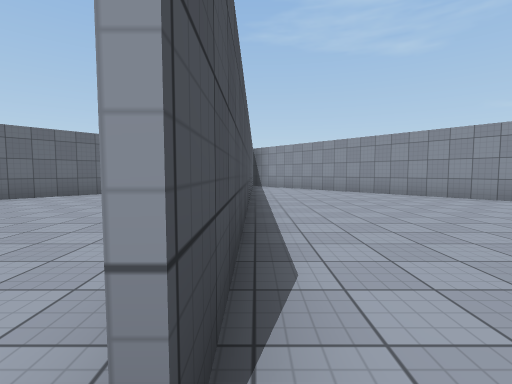
view 1 (above)

16 first-person views from a walk through a Unity game level. The camera is 1.3 m above the floor, tilts 4° down and sees 85° across. The floor is counted in squares, 2 m on a side. Each view is taken from the middle of a square. On the plan, view 1 faces up. The plan holds only what a view shows up to about 9 squares ahead; the rest is blank. The place goes on beyond the plan. Surface patterns are stand-ins for the level's own textures.

view 2
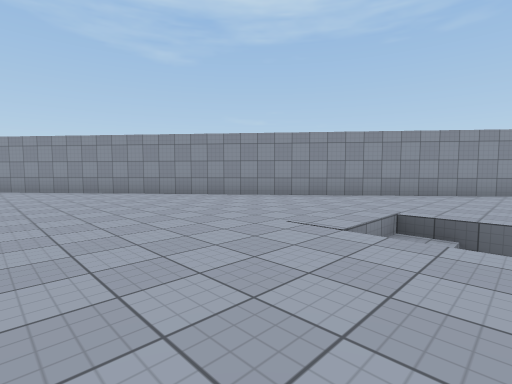

view 3
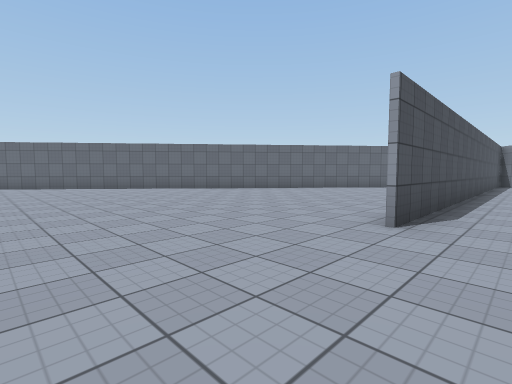

view 4
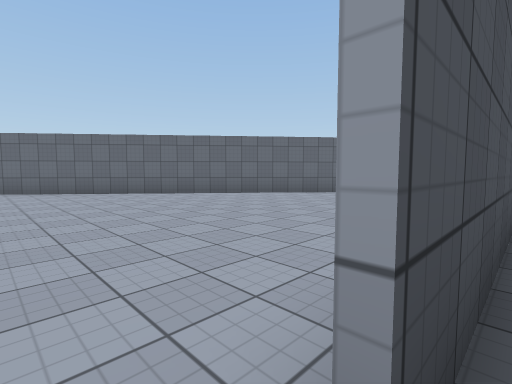

view 5
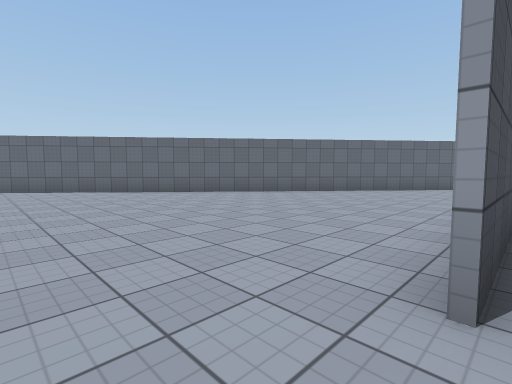

view 6
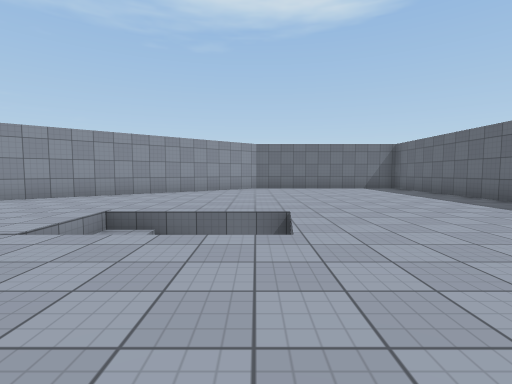

view 7
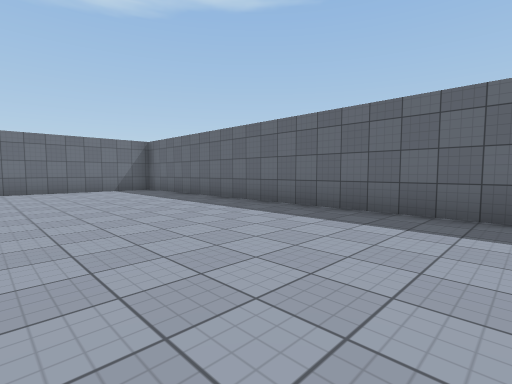

view 8
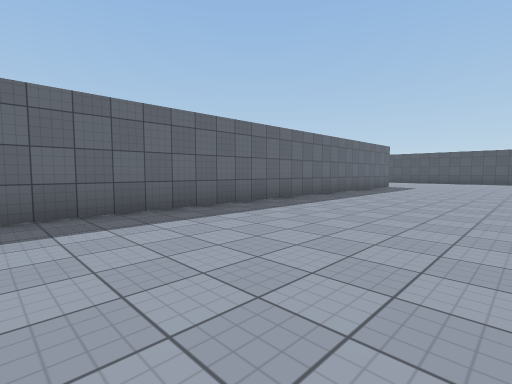

view 9
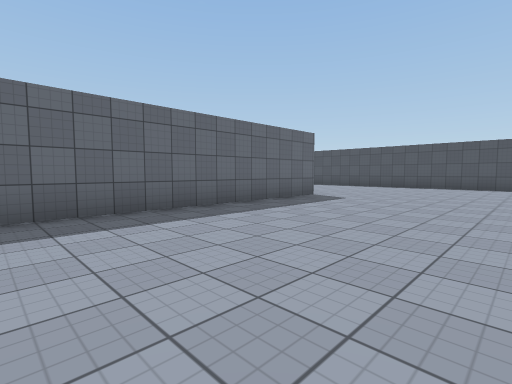

view 10
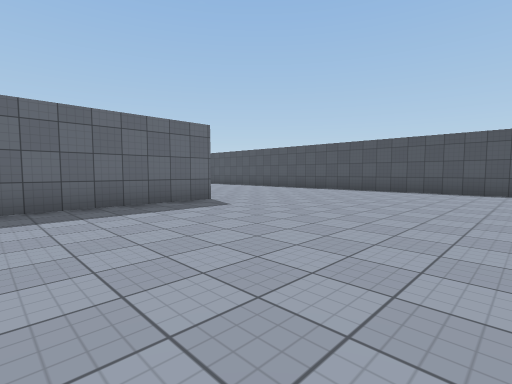

view 11
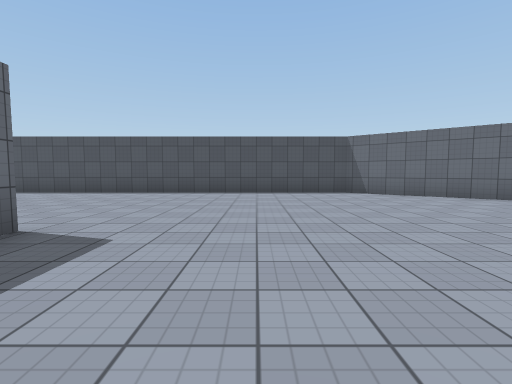

view 12
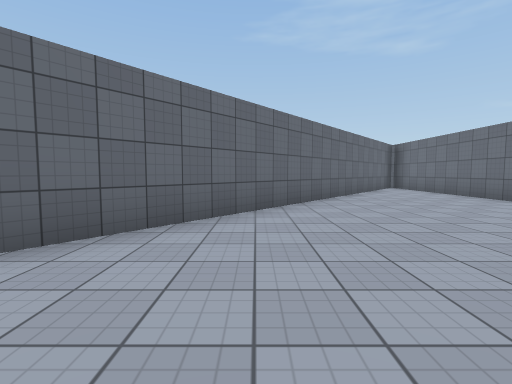

view 13
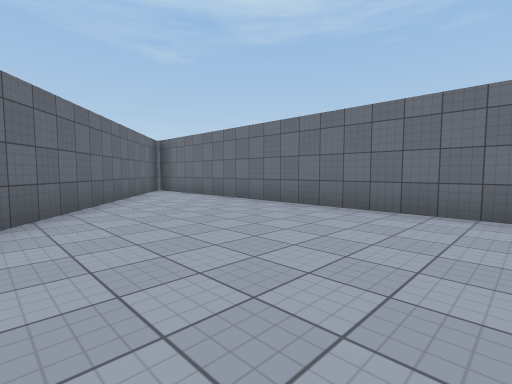

view 14
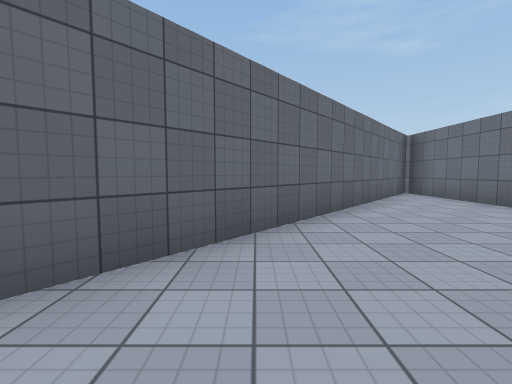

view 15
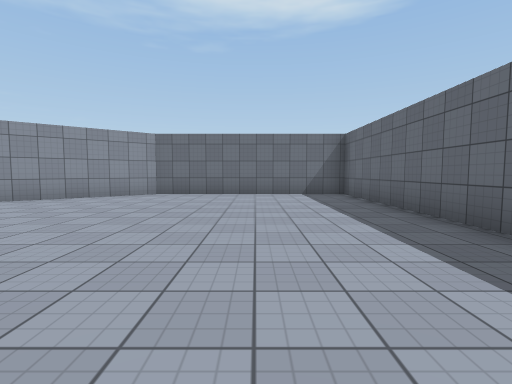

view 16
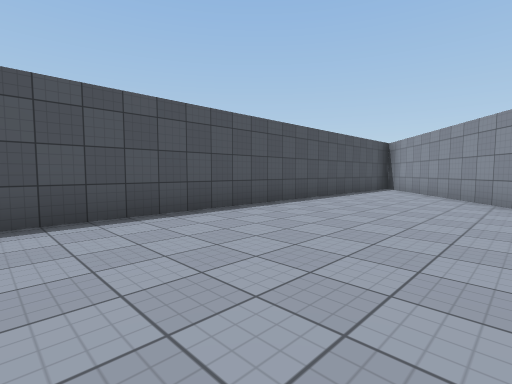

### Floor plan
Points are (right, up) in squares from view 1. A wall is a line through its corners. A room is listed if a view was taken in it or the views show most of it. See-through windows are left out.
Room 1 (views 1, 2, 3, 4, 5, 6, 7, 8, 9, 10, 11, 12, 13, 14, 15, 16)
walls: (-0.2, 4.1) (-0.2, 13.5); (-8.1, -8.6) (13.4, -8.6) (13.4, -3) (1.1, 12); (-0.1, 10.6) (-0.1, 0.4); (-0.5, 13.6) (-14, -3.1) (-14, -10.5)

Where each view was taken, in squares from view 1:
view 1: 0 up, 0 right, facing up
view 2: 2 down, 2 right, facing up-right
view 3: 3 down, 1 right, facing up-left
view 4: 0 up, 0 right, facing up-left
view 5: 1 down, 0 right, facing up-left
view 6: 3 down, 2 right, facing right
view 7: 4 down, 3 right, facing down-right
view 8: 4 down, 5 right, facing down-left
view 9: 4 down, 1 left, facing down-left
view 10: 3 down, 4 left, facing down-left
view 11: 6 down, 5 left, facing left
view 12: 2 up, 6 left, facing up
view 13: 4 up, 5 left, facing up-right
view 14: 5 up, 5 left, facing up
view 15: 6 down, 5 right, facing right
view 16: 2 up, 4 right, facing up-left
